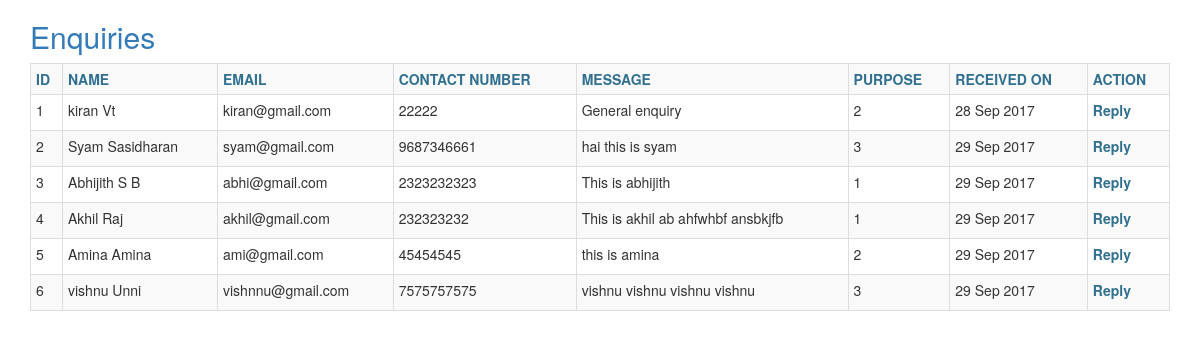
/index.php/enquiry/list_enquiries, run on the app's committed database.
### tables this page shows
CREATE TABLE `enquiries` (
  `id` int(11) NOT NULL AUTO_INCREMENT,
  `firstname` varchar(45) NOT NULL,
  `lastname` varchar(45) NOT NULL,
  `contact_number` varchar(45) DEFAULT NULL,
  `email` varchar(45) NOT NULL,
  `purpose` int(11) DEFAULT NULL,
  `message` text,
  `created_on` datetime DEFAULT NULL,
  `status` int(11) DEFAULT NULL,
  PRIMARY KEY (`id`),
  KEY `fk_enquiries_enquiry_purposes1_idx` (`purpose`),
  CONSTRAINT `fk_enquiries_enquiry_purposes1` FOREIGN KEY (`purpose`) REFERENCES `enquiry_purposes` (`id`) ON DELETE NO ACTION ON UPDATE NO ACTION
);

### application/controllers/enquiry.php (called while the page is built, shortened)
<?php
class Enquiry extends CI_Controller {
	public function list_enquiries() {
		$this->load->model('Enquiries');
		$result_set = $this->Enquiries->get_enquiries();
		$this->load->view('enquiry/list_enquiries', $result_set);
	}
}

### index.php (called while the page is built, shortened)
<?php
require_once BASEPATH.'core/CodeIgniter.php';

### application/models/Enquiries.php (called while the page is built, shortened)
<?php
    class Enquiries extends CI_Model {
        public function get_enquiries() {
            $query = $this->db->get('enquiries');
            $this->db->order_by("created_on", "desc");
            $result = $query->result();
            $result_set = array (
                                        'result' => $result
                                );
            return $result_set;
        }
    }
?>

### application/views/enquiry/list_enquiries.php (the view, shortened to what this page needs)
<!DOCTYPE html>
<html>
<head>
	<link rel = "stylesheet" href = "http://localhost/sense/asset/css/bootstrap.min.css">
</head>
<body>
	<div class = "container">
		<h2 class = "text-primary">Enquiries</h2>
    		<table class = "table  table-striped table-bordered table-hover  table-condensed">
			    <tr>
			      <th class = "text-info" >ID</th>
			      <th class = "text-info">NAME</th>
			      <th class = "text-info">EMAIL</th>
			      <th class = "text-info">CONTACT NUMBER</th>
			      <th class = "text-info">MESSAGE</th>
			      <th class = "text-info">PURPOSE</th>
			      <th class = "text-info">RECEIVED ON</th>
				  <th class = "text-info">ACTION</th>
			    </tr>
			    <?php foreach ( $result as $key => $data ):?>
			        <tr>
			        <td> <?php echo ++$key ?> </td>
			        <td> <?php echo $data->firstname." ".$data->lastname ?> </td>
			        <td> <?php echo $data->email ?> </td>
			        <td> <?php echo $data->contact_number ?> </td>
			        <td> <?php echo $data->message ?> </td>
			        <td> <?php echo $data->purpose ?> </td>
			        <td> <?php echo date("d M Y",strtotime($data->created_on))?> </td>
					<td><label for = "reply" class = "text-info" data-toggle = "modal" data-target = "#enq_reply">Reply</label></td>
			        </tr>
			    <?php endforeach;?>
  </table>
</body>
</html>

### data on the page
enquiries: firstname "kiran", lastname "Vt", email "kiran@gmail.com", contact_number "22222", message "General enquiry", purpose "2", created_on "28 Sep 2017"
enquiries: firstname "Syam", lastname "Sasidharan", email "syam@gmail.com", contact_number "9687346661", message "hai this is syam", purpose "3", created_on "29 Sep 2017"
enquiries: firstname "Abhijith", lastname "S B", email "abhi@gmail.com", contact_number "2323232323", message "This is abhijith", purpose "1", created_on "29 Sep 2017"
enquiries: firstname "Akhil", lastname "Raj", email "akhil@gmail.com", contact_number "232323232", message "This is akhil ab ahfwhbf ansbkjfb", purpose "1", created_on "29 Sep 2017"
enquiries: firstname "Amina", lastname "Amina", email "ami@gmail.com", contact_number "45454545", message "this is amina", purpose "2", created_on "29 Sep 2017"
enquiries: firstname "vishnu", lastname "Unni", email "vishnnu@gmail.com", contact_number "7575757575", message "vishnu vishnu vishnu vishnu", purpose "3", created_on "29 Sep 2017"
